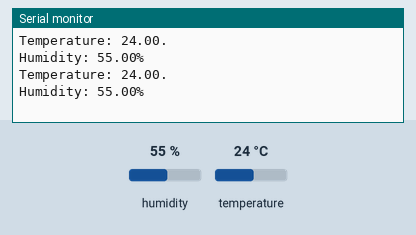
A sketch run on a simulated Arduino Uno, built with avr-gcc and run on an emulated ATmega328P. Parts: the last lines printed to the serial monitor. The inputs (shaded band) are chosen by the test bench; at power-on: humidity 55 %, temperature 24 °C.

Above: at 2.8 s.
2.9 s: humidity set to 22 %
At 4.8 s:
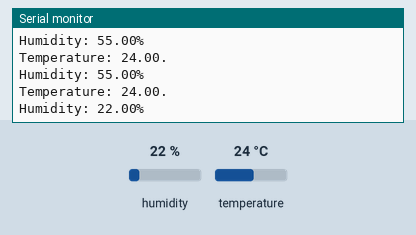
5.6 s: temperature set to 12 °C
At 6.6 s:
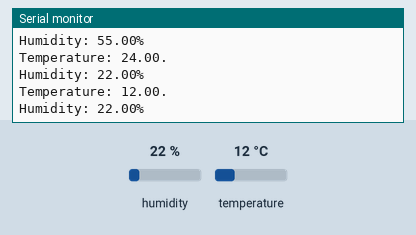
8.3 s: humidity set to 40 %
At 11.5 s:
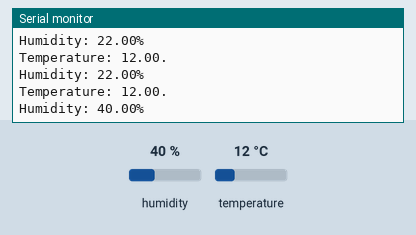
Timing chart, 0 to 13.0 s (numbered marks = the images above; inputs shaded):
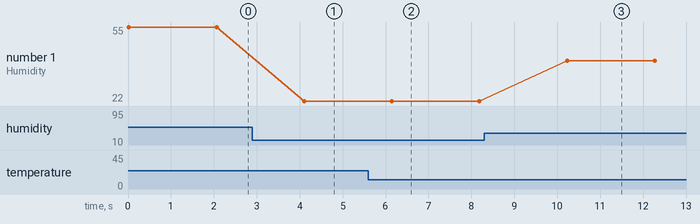

The sketch:

HDC1080.ino
```cpp
/**
 * HDC1080例程
 * @author 沉默
 * @date 2019/09/21
 */
#include <ClosedCube_HDC1080.h>
ClosedCube_HDC1080 hdc1080;

void setup()
{
  Serial.begin(115200);
  hdc1080.begin(0x40);
}

void loop()
{
  Serial.print("Temperature: ");
  Serial.print(hdc1080.readTemperature());
  Serial.println(".");
  Serial.print("Humidity: ");
  Serial.print(hdc1080.readHumidity());
  Serial.println( "%");
  delay(2000);


}
```

Measured:
- after the input at 2.9 s, the serial monitor: prints a new line after 1.2 s (image 1)
- after the input at 5.6 s, the serial monitor: prints a new line after 0.52 s (image 2)
- after the input at 8.3 s, the serial monitor: prints a new line after 1.9 s (image 3)
- plotted number 1: 55 → 22 after the input at 2.9 s, 22 → 40 after the input at 8.3 s
